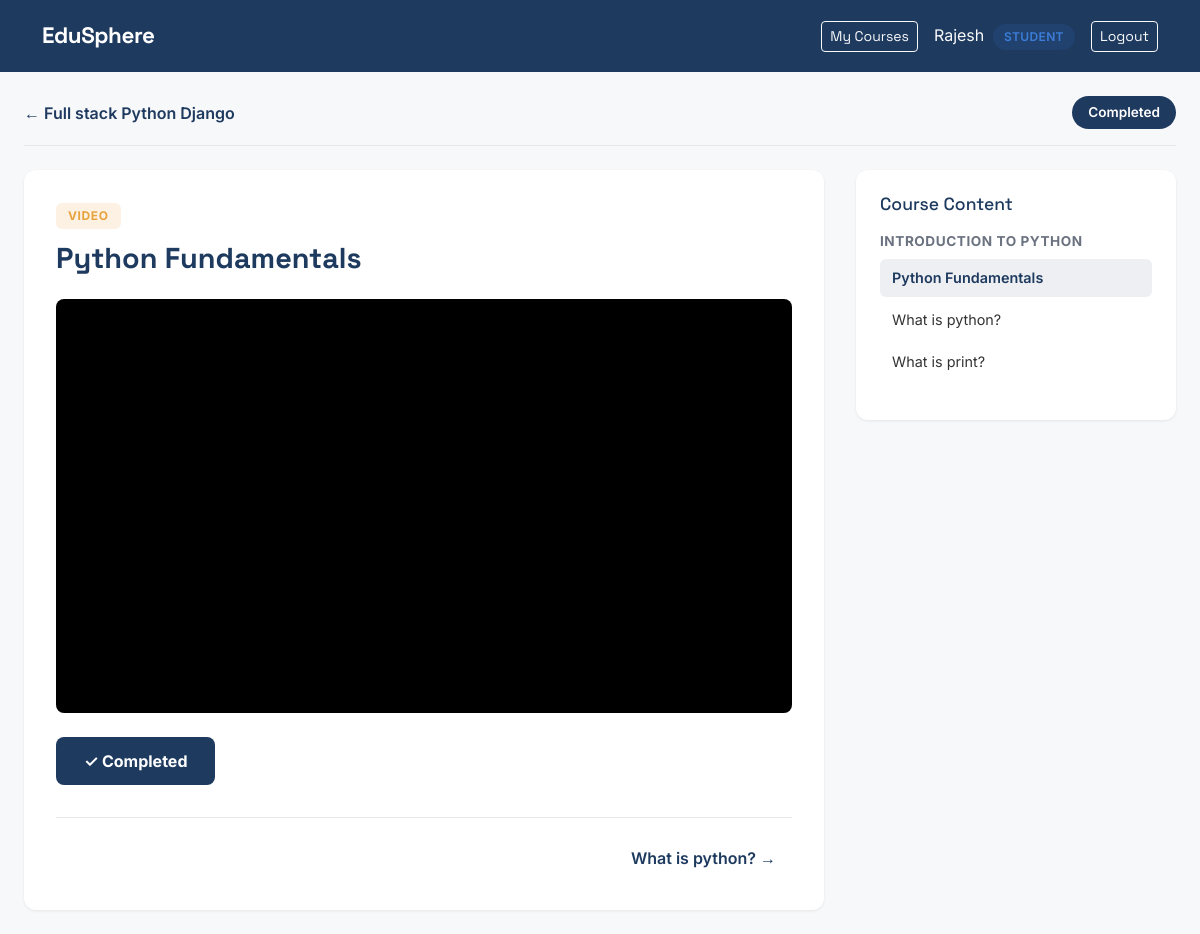
The app's page /enrollments/lesson/full-stack-python-django/6/ (signed in) with its own data.
### accounts/models.py (models this page shows, shortened)
class CustomUser(AbstractUser):
    class Role(models.TextChoices):
        STUDENT = "student", "Student"
        INSTRUCTOR = "instructor", "Instructor"
        ADMIN = "admin", "Admin"
    username = None
    email = models.EmailField(unique=True)
    role = models.CharField(max_length=20, choices=Role.choices, default=Role.STUDENT)
    profile_picture = models.ImageField(upload_to="profile_pics/", blank=True, null=True)
    bio = models.TextField(blank=True)
    created_at = models.DateTimeField(auto_now_add=True)
    USERNAME_FIELD = "email"
    REQUIRED_FIELDS = []
    objects = CustomUserManager()

### courses/models.py (models this page shows, shortened)
class Course(models.Model):
    class Level(models.TextChoices):
        BEGINNER = "beginner", "Beginner"
        INTERMEDIATE = "intermediate", "Intermediate"
        ADVANCED = "advanced", "Advanced"
    instructor = models.ForeignKey(
        settings.AUTH_USER_MODEL,
        on_delete=models.CASCADE,
        related_name="courses",
        limit_choices_to={'role': 'instructor'}
    )
    category = models.ForeignKey(Category, on_delete=models.SET_NULL, null=True, related_name="courses")
    title = models.CharField(max_length=200)
    slug = models.SlugField(unique=True, blank=True)
    description = models.TextField()
    thumbnail = models.ImageField(upload_to="course_thumbnails/", blank=True, null=True)
    level = models.CharField(max_length=20, choices=Level.choices, default=Level.BEGINNER)
    price = models.DecimalField(max_digits=8, decimal_places=2, default=0)
    is_published = models.BooleanField(default=False)
    created_at = models.DateTimeField(auto_now_add=True)
    updated_at = models.DateTimeField(auto_now=True)
    class Meta:
        ordering = ['-created_at']

class Lesson(models.Model):
    class ContentType(models.TextChoices):
        VIDEO = "video", "Video"
        PDF = "pdf", "PDF"
        TEXT = "text", "Text"
    module = models.ForeignKey(Module, on_delete=models.CASCADE, related_name="lessons")
    title = models.CharField(max_length=200)
    content_type = models.CharField(max_length=10, choices=ContentType.choices, default=ContentType.VIDEO)
    video_url = models.URLField(blank=True, help_text="YouTube or Vimeo embed link")
    pdf_file = models.FileField(upload_to="lesson_pdfs/", blank=True, null=True)
    text_content = models.TextField(blank=True)
    order = models.PositiveIntegerField(default=0)
    duration_minutes = models.PositiveIntegerField(default=0, help_text="Estimated time to complete")
    class Meta:
        ordering = ['order']

class Module(models.Model):
    course = models.ForeignKey(Course, on_delete=models.CASCADE, related_name="modules")
    title = models.CharField(max_length=200)
    order = models.PositiveIntegerField(default=0)
    class Meta:
        ordering = ['order']

### enrollments/models.py (models this page shows, shortened)
class LessonProgress(models.Model):
    student = models.ForeignKey(
        settings.AUTH_USER_MODEL,
        on_delete=models.CASCADE,
        related_name='lesson_progress',
        limit_choices_to={'role': 'student'},
    )
    lesson = models.ForeignKey(
        Lesson,
        on_delete=models.CASCADE,
        related_name='progress_entries',
    )
    completed = models.BooleanField(default=False)
    completed_at = models.DateTimeField(null=True, blank=True)
    class Meta:
        unique_together = ('student', 'lesson')

### enrollments/views.py (the view)
# urls.py: path('lesson/<slug:slug>/<int:lesson_id>/', views.lesson_detail_view, name='lesson_detail'),
@login_required
def lesson_detail_view(request, slug, lesson_id):
    course = get_object_or_404(Course, slug=slug, is_published=True)
    lesson = get_object_or_404(Lesson, id=lesson_id, module__course=course)
    is_enrolled = Enrollment.objects.filter(
        student=request.user, course=course
    ).exists()
    if not is_enrolled:
        messages.warning(request, "You need to enroll in this course to view lesson content.")
        return redirect('courses:course_detail', slug=slug)
    progress, _ = LessonProgress.objects.get_or_create(
        student=request.user, lesson=lesson
    )
    all_lessons = list(
        Lesson.objects.filter(module__course=course).order_by('module__order', 'order')
    )
    current_index = all_lessons.index(lesson)
    prev_lesson = all_lessons[current_index - 1] if current_index > 0 else None
    next_lesson = all_lessons[current_index + 1] if current_index < len(all_lessons) - 1 else None
    context = {
        'course': course,
        'lesson': lesson,
        'progress': progress,
        'prev_lesson': prev_lesson,
        'next_lesson': next_lesson,
    }
    return render(request, 'enrollments/lesson_detail.html', context)

### enrollments/templates/enrollments/lesson_detail.html (shortened to what this page needs)
{% extends 'base.html' %}
{% load static %}
{% block content %}
<div class="lesson-page">
  <div class="lesson-topbar">
    <a href="{% url 'courses:course_detail' course.slug %}" class="lesson-back-link">
      &larr; {{ course.title }}
    </a>
    <div class="lesson-progress-pill">
      {{ progress.completed|yesno:"Completed,In Progress" }}
    </div>
  </div>
  <div class="lesson-layout">
    <main class="lesson-content-panel">
      <span class="lesson-type-badge lesson-type-{{ lesson.content_type }}">
        {{ lesson.get_content_type_display }}
      </span>
      <h1 class="lesson-title">{{ lesson.title }}</h1>
      {% if lesson.content_type == 'video' %}
        <div class="lesson-video-wrapper">
          <iframe
            src="{{ lesson.video_url }}"
            title="{{ lesson.title }}"
            frameborder="0"
            allow="accelerometer; autoplay; clipboard-write; encrypted-media; gyroscope; picture-in-picture; web-share"
            allowfullscreen>
          </iframe>
        </div>
      {% else %}
        <div class="lesson-text-content">
          {{ lesson.text_content|linebreaks }}
        </div>
      {% endif %}
      <form method="post" action="{% url 'enrollments:mark_complete' lesson.id %}" class="lesson-complete-form">
        {% if progress.completed %}
          <button type="submit" class="btn-complete btn-complete-done" disabled>
            ✓ Completed
          </button>
        {% else %}
          <button type="submit" class="btn-complete">
            Mark as Complete
          </button>
        {% endif %}
      </form>
      <div class="lesson-nav">
        {% if next_lesson %}
          <a href="{% url 'enrollments:lesson_detail' course.slug next_lesson.id %}" class="lesson-nav-btn lesson-nav-next">
            {{ next_lesson.title }} &rarr;
          </a>
        {% endif %}
      </div>
    </main>
    <aside class="lesson-sidebar">
      <h3 class="lesson-sidebar-title">Course Content</h3>
      {% for module in course.modules.all %}
        <div class="lesson-sidebar-module">
          <p class="lesson-sidebar-module-title">{{ module.title }}</p>
          <ul class="lesson-sidebar-lesson-list">
            {% for l in module.lessons.all %}
              <li class="{% if l.id == lesson.id %}lesson-sidebar-active{% endif %}">
                <a href="{% url 'enrollments:lesson_detail' course.slug l.id %}">
                  {{ l.title }}
                </a>
              </li>
            {% endfor %}
          </ul>
        </div>
      {% endfor %}
    </aside>
  </div>
</div>
{% endblock %}

### templates/base.html (shortened to what this page needs)
{% load static %}
<!DOCTYPE html>
<html lang="en">
<head>
    <link href="https://cdn.jsdelivr.net/npm/bootstrap@5.3.3/dist/css/bootstrap.min.css" rel="stylesheet">
    <link href="{% static 'css/custom.css' %}" rel="stylesheet">
</head>
<body>
    <nav class="navbar navbar-expand-lg navbar-dark">
        <div class="container">
            <a class="navbar-brand" href="{% url 'home' %}">EduSphere</a>
            <div class="ms-auto d-flex align-items-center">
                {% if user.is_authenticated %}
                {% if user.role == 'student' %}
                <a href="{% url 'enrollments:my_courses' %}" class="btn btn-outline-light btn-sm me-3">My Courses</a>
                {% endif %}
                <span class="text-light me-3">
                    {{ user.first_name }}
                    <span class="role-badge {{ user.role }} ms-1">{{ user.role }}</span>
                </span>
                <a href="{% url 'accounts:logout' %}" class="btn btn-outline-light btn-sm">Logout</a>
                {% else %}
                <a href="{% url 'accounts:login' %}" class="btn btn-outline-light btn-sm me-2">Login</a>
                <a href="{% url 'accounts:register_choice' %}" class="btn btn-accent btn-sm">Sign Up</a>
                {% endif %}
            </div>
        </div>
    </nav>
    {% block content %}
    {% endblock %}
</body>
</html>

### static/css/custom.css (style rules this page uses)
:root { --ink: #1E3A5F; --ink-dark: #16293F; --amber: #E8A33D; --amber-dark: #CC8A28; --bg: #F7F8FA; --surface: #FFFFFF; --text: #1A1D23; --text-muted: #5B6470; --border: #E4E7EC; --student: #3B7DD8; --instructor: #C6702B; --radius: 10px; }
body { background-color: var(--bg); color: var(--text); font-family: 'Inter', sans-serif; }
h1, h2, h3, h4, .navbar-brand, .btn { font-family: 'Space Grotesk', sans-serif; }
.navbar { background-color: var(--ink) !important; padding: 0.9rem 0; }
.navbar-brand { font-weight: 700; font-size: 1.4rem; letter-spacing: -0.02em; }
.role-badge { display: inline-block; font-size: 0.75rem; font-weight: 600; padding: 0.25rem 0.7rem; border-radius: 20px; text-transform: uppercase; letter-spacing: 0.03em; }
.role-badge.student { background-color: rgba(59,125,216,0.12); color: var(--student); }
.lesson-page { max-width: 1200px; margin: 0 auto; padding: 24px; }
.lesson-topbar { display: flex; justify-content: space-between; align-items: center; margin-bottom: 24px; padding-bottom: 16px; border-bottom: 1px solid #e5e7eb; }
.lesson-back-link { color: #1E3A5F; font-weight: 600; text-decoration: none; font-family: 'Inter', sans-serif; }
.lesson-progress-pill { background-color: #1E3A5F; color: #fff; padding: 6px 16px; border-radius: 999px; font-size: 0.85rem; font-weight: 600; }
.lesson-layout { display: grid; grid-template-columns: 2.5fr 1fr; gap: 32px; }
.lesson-content-panel { background: #fff; border-radius: 12px; padding: 32px; box-shadow: 0 1px 3px rgba(0,0,0,0.08); }
.lesson-type-badge { display: inline-block; background-color: rgba(232, 163, 61, 0.15); color: #E8A33D; padding: 4px 12px; border-radius: 6px; font-size: 0.75rem; font-weight: 700; text-transform: uppercase; letter-spacing: 0.05em; margin-bottom: 12px; }
.lesson-title { font-family: 'Space Grotesk', sans-serif; font-size: 1.8rem; font-weight: 700; color: #1E3A5F; margin-bottom: 24px; }
.lesson-video-wrapper { position: relative; width: 100%; padding-top: 56.25%; border-radius: 8px; overflow: hidden; background: #000; margin-bottom: 24px; }
.lesson-video-wrapper iframe { position: absolute; top: 0; left: 0; width: 100%; height: 100%; border: 0; }
.btn-complete { background-color: #E8A33D; color: #1E3A5F; border: none; padding: 12px 28px; border-radius: 8px; font-weight: 700; font-family: 'Inter', sans-serif; cursor: pointer; transition: background-color 0.2s; }
.btn-complete-done { background-color: #1E3A5F; color: #fff; cursor: default; }
.lesson-complete-form { margin-bottom: 24px; }
.lesson-nav { display: flex; justify-content: space-between; margin-top: 32px; padding-top: 20px; border-top: 1px solid #e5e7eb; }
.lesson-nav-btn { color: #1E3A5F; font-weight: 600; text-decoration: none; padding: 8px 16px; border-radius: 8px; transition: background-color 0.2s; }
.lesson-sidebar { background: #fff; border-radius: 12px; padding: 24px; height: fit-content; box-shadow: 0 1px 3px rgba(0,0,0,0.08); }
.lesson-sidebar-title { font-family: 'Space Grotesk', sans-serif; color: #1E3A5F; font-size: 1.1rem; margin-bottom: 16px; }
.lesson-sidebar-module { margin-bottom: 16px; }
.lesson-sidebar-module-title { font-weight: 700; font-size: 0.85rem; color: #6b7280; text-transform: uppercase; letter-spacing: 0.04em; margin-bottom: 8px; }
.lesson-sidebar-lesson-list { list-style: none; padding: 0; margin: 0; }
.lesson-sidebar-lesson-list li { margin-bottom: 4px; }
.lesson-sidebar-lesson-list a { display: block; padding: 8px 12px; border-radius: 6px; color: #333; text-decoration: none; font-size: 0.9rem; }
.lesson-sidebar-active a { background-color: rgba(30, 58, 95, 0.08); color: #1E3A5F; font-weight: 600; }

### records on screen
CustomUser: first_name "Rajesh", role "STUDENT"
Course: title "Full stack Python Django"
LessonProgress: completed "Completed"
Lesson: content_type "VIDEO", title "Python Fundamentals"
Lesson: title "What is python?"
Module: title "INTRODUCTION TO PYTHON"
Lesson: title "What is print?"
